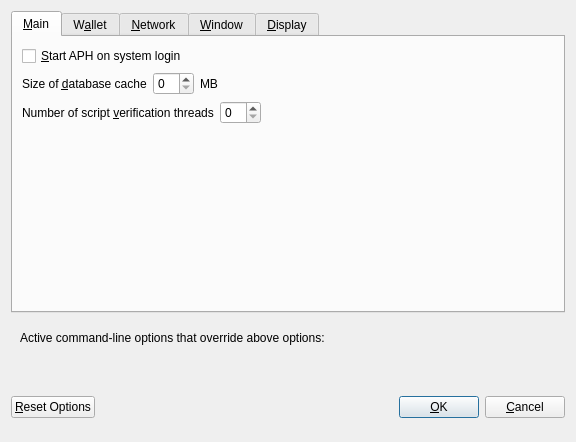
<?xml version="1.0" encoding="UTF-8"?>
<ui version="4.0">
 <class>OptionsDialog</class>
 <widget class="QDialog" name="OptionsDialog">
  <property name="geometry">
   <rect>
    <x>0</x>
    <y>0</y>
    <width>576</width>
    <height>442</height>
   </rect>
  </property>
  <property name="windowTitle">
   <string>Options</string>
  </property>
  <property name="modal">
   <bool>true</bool>
  </property>
  <layout class="QVBoxLayout" name="verticalLayout">
   <item>
    <widget class="QTabWidget" name="tabWidget">
     <property name="currentIndex">
      <number>0</number>
     </property>
     <widget class="QWidget" name="tabMain">
      <attribute name="title">
       <string>&amp;Main</string>
      </attribute>
      <layout class="QVBoxLayout" name="verticalLayout_Main">
       <item>
        <widget class="QCheckBox" name="bitcoinAtStartup">
         <property name="toolTip">
          <string>Automatically start APH after logging in to the system.</string>
         </property>
         <property name="text">
          <string>&amp;Start APH on system login</string>
         </property>
        </widget>
       </item>
       <item>
        <layout class="QHBoxLayout" name="horizontalLayout_2_Main">
         <item>
          <widget class="QLabel" name="databaseCacheLabel">
           <property name="text">
            <string>Size of &amp;database cache</string>
           </property>
           <property name="textFormat">
            <enum>Qt::PlainText</enum>
           </property>
           <property name="buddy">
            <cstring>databaseCache</cstring>
           </property>
          </widget>
         </item>
         <item>
          <widget class="QSpinBox" name="databaseCache"/>
         </item>
         <item>
          <widget class="QLabel" name="databaseCacheUnitLabel">
           <property name="text">
            <string>MB</string>
           </property>
           <property name="textFormat">
            <enum>Qt::PlainText</enum>
           </property>
          </widget>
         </item>
         <item>
          <spacer name="horizontalSpacer_2_Main">
           <property name="orientation">
            <enum>Qt::Horizontal</enum>
           </property>
           <property name="sizeHint" stdset="0">
            <size>
             <width>40</width>
             <height>20</height>
            </size>
           </property>
          </spacer>
         </item>
        </layout>
       </item>
       <item>
        <layout class="QHBoxLayout" name="horizontalLayout_3_Main">
         <item>
          <widget class="QLabel" name="threadsScriptVerifLabel">
           <property name="text">
            <string>Number of script &amp;verification threads</string>
           </property>
           <property name="textFormat">
            <enum>Qt::PlainText</enum>
           </property>
           <property name="buddy">
            <cstring>threadsScriptVerif</cstring>
           </property>
          </widget>
         </item>
         <item>
          <widget class="QSpinBox" name="threadsScriptVerif">
           <property name="toolTip">
            <string>(0 = auto, &lt;0 = leave that many cores free)</string>
           </property>
          </widget>
         </item>
         <item>
          <spacer name="horizontalSpacer_3_Main">
           <property name="orientation">
            <enum>Qt::Horizontal</enum>
           </property>
           <property name="sizeHint" stdset="0">
            <size>
             <width>40</width>
             <height>20</height>
            </size>
           </property>
          </spacer>
         </item>
        </layout>
       </item>
       <item>
        <spacer name="verticalSpacer_2">
         <property name="orientation">
          <enum>Qt::Vertical</enum>
         </property>
         <property name="sizeHint" stdset="0">
          <size>
           <width>20</width>
           <height>40</height>
          </size>
         </property>
        </spacer>
       </item>
      </layout>
     </widget>
     <widget class="QWidget" name="tabWallet">
      <attribute name="title">
       <string>W&amp;allet</string>
      </attribute>
      <layout class="QVBoxLayout" name="verticalLayout_Wallet">
       <item>
        <layout class="QHBoxLayout" name="horizontalLayout_2_Wallet">
         <item>
          <widget class="QLabel" name="labelStakeSplitThresholdText">
           <property name="text">
            <string>Stake split threshold:</string>
           </property>
          </widget>
         </item>
         <item>
          <widget class="QSpinBox" name="spinBoxStakeSplitThreshold">
           <property name="minimum">
            <number>1</number>
           </property>
           <property name="maximum">
            <number>999999</number>
           </property>
          </widget>
         </item>
        </layout>
       </item>
       <item>
        <widget class="QGroupBox" name="groupBox">
         <property name="title">
          <string>Expert</string>
         </property>
         <layout class="QVBoxLayout" name="verticalLayout_2">
          <item>
           <widget class="QCheckBox" name="coinControlFeatures">
            <property name="toolTip">
             <string>Whether to show coin control features or not.</string>
            </property>
            <property name="text">
             <string>Enable coin &amp;control features</string>
            </property>
           </widget>
          </item>
          <item>
           <widget class="QCheckBox" name="showMasternodesTab">
            <property name="toolTip">
             <string>Show additional tab listing all your masternodes in first sub-tab&lt;br/&gt;and all masternodes on the network in second sub-tab.</string>
            </property>
            <property name="text">
             <string>Show Masternodes Tab</string>
            </property>
           </widget>
          </item>
          <item>
           <widget class="QCheckBox" name="spendZeroConfChange">
            <property name="toolTip">
             <string>If you disable the spending of unconfirmed change, the change from a transaction&lt;br/&gt;cannot be used until that transaction has at least one confirmation.&lt;br/&gt;This also affects how your balance is computed.</string>
            </property>
            <property name="text">
             <string>&amp;Spend unconfirmed change</string>
            </property>
           </widget>
          </item>
         </layout>
        </widget>
       </item>
       <item>
        <spacer name="verticalSpacer_Wallet">
         <property name="orientation">
          <enum>Qt::Vertical</enum>
         </property>
         <property name="sizeHint" stdset="0">
          <size>
           <width>20</width>
           <height>40</height>
          </size>
         </property>
        </spacer>
       </item>
      </layout>
     </widget>
     <widget class="QWidget" name="tabNetwork">
      <attribute name="title">
       <string>&amp;Network</string>
      </attribute>
      <layout class="QVBoxLayout" name="verticalLayout_Network">
       <item>
        <widget class="QCheckBox" name="mapPortUpnp">
         <property name="toolTip">
          <string>Automatically open the APH client port on the router. This only works when your router supports UPnP and it is enabled.</string>
         </property>
         <property name="text">
          <string>Map port using &amp;UPnP</string>
         </property>
        </widget>
       </item>
       <item>
        <widget class="QCheckBox" name="allowIncoming">
         <property name="toolTip">
          <string>Accept connections from outside</string>
         </property>
         <property name="text">
          <string>Allow incoming connections</string>
         </property>
        </widget>
       </item>
       <item>
        <widget class="QCheckBox" name="connectSocks">
         <property name="toolTip">
          <string>Connect to the APH network through a SOCKS5 proxy.</string>
         </property>
         <property name="text">
          <string>&amp;Connect through SOCKS5 proxy (default proxy):</string>
         </property>
        </widget>
       </item>
       <item>
        <layout class="QHBoxLayout" name="horizontalLayout_1_Network">
         <item>
          <widget class="QLabel" name="proxyIpLabel">
           <property name="text">
            <string>Proxy &amp;IP:</string>
           </property>
           <property name="textFormat">
            <enum>Qt::PlainText</enum>
           </property>
           <property name="buddy">
            <cstring>proxyIp</cstring>
           </property>
          </widget>
         </item>
         <item>
          <widget class="QValidatedLineEdit" name="proxyIp">
           <property name="minimumSize">
            <size>
             <width>140</width>
             <height>0</height>
            </size>
           </property>
           <property name="maximumSize">
            <size>
             <width>140</width>
             <height>16777215</height>
            </size>
           </property>
           <property name="toolTip">
            <string>IP address of the proxy (e.g. IPv4: 127.0.0.1 / IPv6: ::1)</string>
           </property>
          </widget>
         </item>
         <item>
          <widget class="QLabel" name="proxyPortLabel">
           <property name="text">
            <string>&amp;Port:</string>
           </property>
           <property name="textFormat">
            <enum>Qt::PlainText</enum>
           </property>
           <property name="buddy">
            <cstring>proxyPort</cstring>
           </property>
          </widget>
         </item>
         <item>
          <widget class="QLineEdit" name="proxyPort">
           <property name="minimumSize">
            <size>
             <width>55</width>
             <height>0</height>
            </size>
           </property>
           <property name="maximumSize">
            <size>
             <width>55</width>
             <height>16777215</height>
            </size>
           </property>
           <property name="toolTip">
            <string>Port of the proxy (e.g. 9050)</string>
           </property>
          </widget>
         </item>
         <item>
          <spacer name="horizontalSpacer_1_Network">
           <property name="orientation">
            <enum>Qt::Horizontal</enum>
           </property>
           <property name="sizeHint" stdset="0">
            <size>
             <width>40</width>
             <height>20</height>
            </size>
           </property>
          </spacer>
         </item>
        </layout>
       </item>
       <item>
        <spacer name="verticalSpacer_Network">
         <property name="orientation">
          <enum>Qt::Vertical</enum>
         </property>
         <property name="sizeHint" stdset="0">
          <size>
           <width>20</width>
           <height>40</height>
          </size>
         </property>
        </spacer>
       </item>
      </layout>
     </widget>
     <widget class="QWidget" name="tabWindow">
      <attribute name="title">
       <string>&amp;Window</string>
      </attribute>
      <layout class="QVBoxLayout" name="verticalLayout_Window">
       <item>
        <widget class="QCheckBox" name="minimizeToTray">
         <property name="toolTip">
          <string>Show only a tray icon after minimizing the window.</string>
         </property>
         <property name="text">
          <string>&amp;Minimize to the tray instead of the taskbar</string>
         </property>
        </widget>
       </item>
       <item>
        <widget class="QCheckBox" name="minimizeOnClose">
         <property name="toolTip">
          <string>Minimize instead of exit the application when the window is closed. When this option is enabled, the application will be closed only after selecting Quit in the menu.</string>
         </property>
         <property name="text">
          <string>M&amp;inimize on close</string>
         </property>
        </widget>
       </item>
       <item>
        <spacer name="verticalSpacer_Window">
         <property name="orientation">
          <enum>Qt::Vertical</enum>
         </property>
         <property name="sizeHint" stdset="0">
          <size>
           <width>20</width>
           <height>40</height>
          </size>
         </property>
        </spacer>
       </item>
      </layout>
     </widget>
     <widget class="QWidget" name="tabDisplay">
      <attribute name="title">
       <string>&amp;Display</string>
      </attribute>
      <layout class="QVBoxLayout" name="verticalLayout_Display">
       <item>
        <layout class="QHBoxLayout" name="horizontalLayout_1_Display">
         <item>
          <widget class="QLabel" name="langLabel">
           <property name="text">
            <string>User Interface &amp;language:</string>
           </property>
           <property name="textFormat">
            <enum>Qt::PlainText</enum>
           </property>
           <property name="buddy">
            <cstring>lang</cstring>
           </property>
          </widget>
         </item>
         <item>
          <widget class="QValueComboBox" name="lang">
           <property name="toolTip">
            <string>The user interface language can be set here. This setting will take effect after restarting APH.</string>
           </property>
          </widget>
         </item>
        </layout>
       </item>
       <item>
        <widget class="QLabel" name="label_3">
         <property name="toolTip">
          <string notr="true"/>
         </property>
         <property name="statusTip">
          <string notr="true"/>
         </property>
         <property name="whatsThis">
          <string notr="true"/>
         </property>
         <property name="accessibleName">
          <string notr="true"/>
         </property>
         <property name="text">
          <string>Language missing or translation incomplete? Help contributing translations here:
https://discord.gg/gubkfzt</string>
         </property>
         <property name="wordWrap">
          <bool>true</bool>
         </property>
         <property name="openExternalLinks">
          <bool>true</bool>
         </property>
         <property name="textInteractionFlags">
          <set>Qt::TextBrowserInteraction</set>
         </property>
        </widget>
       </item>
       <item>
        <layout class="QHBoxLayout" name="horizontalLayout_2_Display" stretch="0,0">
         <item>
          <widget class="QLabel" name="themeLabel">
           <property name="text">
            <string>User Interface Theme:</string>
           </property>
          </widget>
         </item>
         <item>
          <widget class="QValueComboBox" name="theme"/>
         </item>
        </layout>
       </item>
       <item>
        <widget class="QWidget" name="verticalDisplayWidget" native="true">
         <layout class="QVBoxLayout" name="verticalDisplayLayout">
          <property name="margin">
           <number>0</number>
          </property>
          <item>
           <widget class="Line" name="line">
            <property name="orientation">
             <enum>Qt::Horizontal</enum>
            </property>
           </widget>
          </item>
          <item>
           <layout class="QHBoxLayout" name="horizontalLayout_3_Display">
            <item>
             <widget class="QLabel" name="unitLabel">
              <property name="text">
               <string>Unit to show amounts in:</string>
              </property>
              <property name="textFormat">
               <enum>Qt::PlainText</enum>
              </property>
             </widget>
            </item>
            <item>
             <widget class="QValueComboBox" name="unit">
              <property name="toolTip">
               <string>Choose the default subdivision unit to show in the interface and when sending coins.</string>
              </property>
             </widget>
            </item>
           </layout>
          </item>
          <item>
           <layout class="QHBoxLayout" name="horizontalLayout_4_Display">
            <item>
             <widget class="QLabel" name="digitsLabel">
              <property name="text">
               <string>Decimal digits</string>
              </property>
             </widget>
            </item>
            <item>
             <widget class="QValueComboBox" name="digits"/>
            </item>
           </layout>
          </item>
          <item>
           <layout class="QHBoxLayout" name="horizontalLayout_5_Display">
            <item>
             <widget class="QCheckBox" name="checkBoxHideZeroBalances">
              <property name="toolTip">
               <string>Hide empty balances</string>
              </property>
              <property name="layoutDirection">
               <enum>Qt::LeftToRight</enum>
              </property>
              <property name="text">
               <string>Hide empty balances</string>
              </property>
             </widget>
            </item>
            <item>
             <widget class="QCheckBox" name="checkBoxHideOrphans">
              <property name="toolTip">
               <string>Hide orphan stakes in transaction lists</string>
              </property>
              <property name="text">
               <string>Hide orphan stakes</string>
              </property>
             </widget>
            </item>
            <item>
             <spacer name="horizontalSpacer">
              <property name="orientation">
               <enum>Qt::Horizontal</enum>
              </property>
              <property name="sizeHint" stdset="0">
               <size>
                <width>40</width>
                <height>20</height>
               </size>
              </property>
             </spacer>
            </item>
           </layout>
          </item>
          <item>
           <layout class="QHBoxLayout" name="horizontalLayout_6_Display">
            <item>
             <widget class="QLabel" name="thirdPartyTxUrlsLabel">
              <property name="toolTip">
               <string>Third party URLs (e.g. a block explorer) that appear in the transactions tab as context menu items. %s in the URL is replaced by transaction hash. Multiple URLs are separated by vertical bar |.</string>
              </property>
              <property name="text">
               <string>Third party transaction URLs</string>
              </property>
             </widget>
            </item>
            <item>
             <widget class="QLineEdit" name="thirdPartyTxUrls">
              <property name="toolTip">
               <string>Third party URLs (e.g. a block explorer) that appear in the transactions tab as context menu items. %s in the URL is replaced by transaction hash. Multiple URLs are separated by vertical bar |.</string>
              </property>
             </widget>
            </item>
           </layout>
          </item>
         </layout>
        </widget>
       </item>
       <item>
        <spacer name="verticalSpacer">
         <property name="orientation">
          <enum>Qt::Vertical</enum>
         </property>
         <property name="sizeHint" stdset="0">
          <size>
           <width>20</width>
           <height>40</height>
          </size>
         </property>
        </spacer>
       </item>
      </layout>
     </widget>
    </widget>
   </item>
   <item>
    <widget class="QFrame" name="frame">
     <layout class="QVBoxLayout" name="verticalLayout_Bottom">
      <item>
       <layout class="QHBoxLayout" name="horizontalLayout_Bottom">
        <item>
         <widget class="QLabel" name="overriddenByCommandLineInfoLabel">
          <property name="text">
           <string>Active command-line options that override above options:</string>
          </property>
          <property name="textFormat">
           <enum>Qt::PlainText</enum>
          </property>
         </widget>
        </item>
        <item>
         <spacer name="horizontalSpacer_Bottom">
          <property name="orientation">
           <enum>Qt::Horizontal</enum>
          </property>
          <property name="sizeHint" stdset="0">
           <size>
            <width>40</width>
            <height>20</height>
           </size>
          </property>
         </spacer>
        </item>
       </layout>
      </item>
      <item>
       <widget class="QLabel" name="overriddenByCommandLineLabel">
        <property name="text">
         <string/>
        </property>
        <property name="textFormat">
         <enum>Qt::PlainText</enum>
        </property>
        <property name="wordWrap">
         <bool>true</bool>
        </property>
       </widget>
      </item>
     </layout>
    </widget>
   </item>
   <item>
    <layout class="QHBoxLayout" name="horizontalLayout_Buttons">
     <item>
      <widget class="QPushButton" name="resetButton">
       <property name="toolTip">
        <string>Reset all client options to default.</string>
       </property>
       <property name="text">
        <string>&amp;Reset Options</string>
       </property>
       <property name="autoDefault">
        <bool>false</bool>
       </property>
      </widget>
     </item>
     <item>
      <spacer name="horizontalSpacer_1">
       <property name="orientation">
        <enum>Qt::Horizontal</enum>
       </property>
       <property name="sizeHint" stdset="0">
        <size>
         <width>40</width>
         <height>48</height>
        </size>
       </property>
      </spacer>
     </item>
     <item>
      <widget class="QLabel" name="statusLabel">
       <property name="minimumSize">
        <size>
         <width>200</width>
         <height>0</height>
        </size>
       </property>
       <property name="font">
        <font>
         <weight>75</weight>
         <bold>true</bold>
        </font>
       </property>
       <property name="text">
        <string/>
       </property>
       <property name="textFormat">
        <enum>Qt::PlainText</enum>
       </property>
       <property name="wordWrap">
        <bool>true</bool>
       </property>
      </widget>
     </item>
     <item>
      <spacer name="horizontalSpacer_2">
       <property name="orientation">
        <enum>Qt::Horizontal</enum>
       </property>
       <property name="sizeHint" stdset="0">
        <size>
         <width>40</width>
         <height>48</height>
        </size>
       </property>
      </spacer>
     </item>
     <item>
      <widget class="QPushButton" name="okButton">
       <property name="text">
        <string>&amp;OK</string>
       </property>
       <property name="autoDefault">
        <bool>false</bool>
       </property>
       <property name="default">
        <bool>true</bool>
       </property>
      </widget>
     </item>
     <item>
      <widget class="QPushButton" name="cancelButton">
       <property name="text">
        <string>&amp;Cancel</string>
       </property>
       <property name="autoDefault">
        <bool>false</bool>
       </property>
      </widget>
     </item>
    </layout>
   </item>
  </layout>
 </widget>
 <customwidgets>
  <customwidget>
   <class>QValidatedLineEdit</class>
   <extends>QLineEdit</extends>
   <header>qvalidatedlineedit.h</header>
  </customwidget>
  <customwidget>
   <class>QValueComboBox</class>
   <extends>QComboBox</extends>
   <header>qvaluecombobox.h</header>
  </customwidget>
 </customwidgets>
 <resources/>
 <connections/>
</ui>
